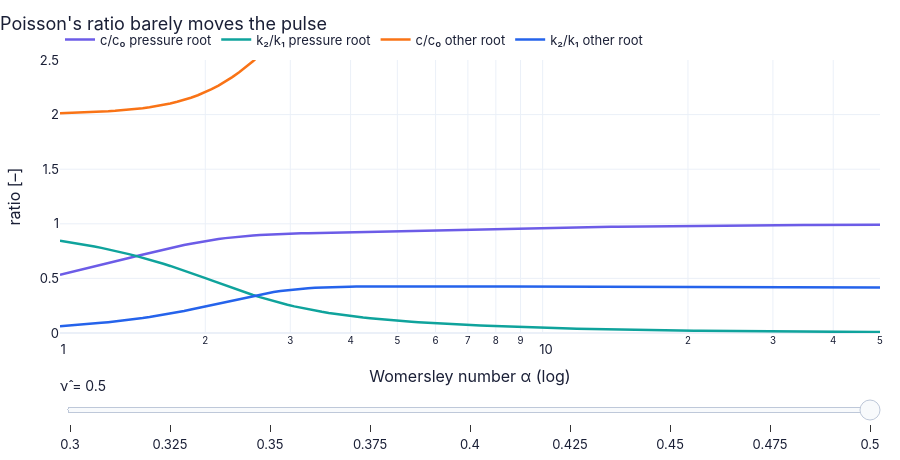

The cell this chart's notebook holds for it:
### Markdown cell above
**What you see.** Left: the wave speed relative to Moens–Korteweg's for the pressure root (bold blue) and the excluded root (faint);
right: the damping ratio k₂/k₁ of the pressure root with a 1/α guide.

**How to read it.** At large α the pressure wave approaches c₀ and its damping falls like 1/α — the aorta carries nearly the inviscid
wave. Toward α ≈ 1–3 the wave slows markedly and loses most of its amplitude within a wavelength. The excluded root is far
faster and dies within a fraction of a wavelength — not the pulse.

**What would change if…** …the wall were viscoelastic (N72)? Both curves shift toward more damping at every α.

### Code cell
nus = [0.3, 0.325, 0.35, 0.375, 0.4, 0.425, 0.45, 0.475, 0.5]   # Poisson's ratio (9 positions)
al_p = np.logspace(0, np.log10(50), 120)                      # α grid
def roots_curves(nu_):                                        # both roots for one Poisson ratio
    p_ = ch16.elastic_tube_wave_curve(al_p, poisson=nu_); o_ = ch16.elastic_tube_wave_curve(al_p, poisson=nu_, branch="other")   # `ch16.elastic_tube_wave_curve` (the chapter module)
    return {"c/c₀ pressure root": (al_p, p_["c_over_c0"]), "k₂/k₁ pressure root": (al_p, p_["k2_over_k1"]),   # what this function hands back
            "c/c₀ other root": (al_p, o_["c_over_c0"]), "k₂/k₁ other root": (al_p, o_["k2_over_k1"])}   # (continued from the line above)
fig = slider_figure(roots_curves, "ν̂", nus, xlabel="Womersley number α (log)", ylabel="ratio [–]",   # build the slider figure (every position computed now)
                    title="Poisson's ratio barely moves the pulse", xrange=[0, np.log10(50)], yrange=[0, 2.5], active=8)   # the figure's title: its message
fig.update_xaxes(type="log"); fig.show()   # logarithmic axis on the web figure
